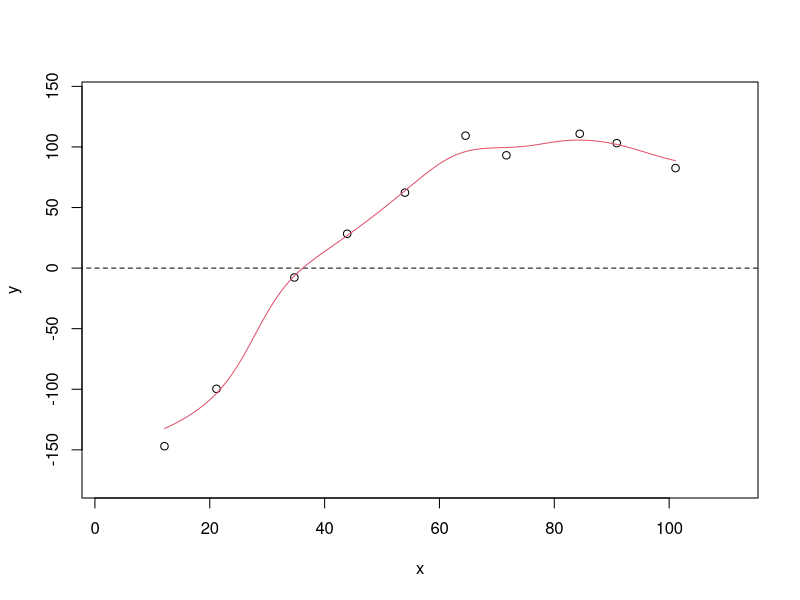

Source code (R):
#Lets look at Kernel Regression.  Let us assume for the time
#being that we will have one predictor x and one response y.
#Multivariate kernel smoothing is a different monster all together
#So we will limit ourself to the univariate analysis

#For a pre-determined value of h, we are going
#To estimate y = f^(x,h) using kernel smoothing.
#Recall that f need not have functional form

x = seq(10,100,by=10) + runif(10,0,5)
y = -.05*(x-52.5)^2 + 3*x - 100 + rnorm(10,0,20)
plot(x,y,xlim=c(min(x)-10,max(x)+10),ylim=c(min(y)-30,max(y)+30))
lines(c(min(x)-15,max(x)+15),c(0,0),lty=2)

#As mentioned in class the choice of kernel
#is far less important than the bandwidth selection
#Before we get into bandwidth selection, let us
#Assume a Gaussian (normal) kernel with h = 10
#The following code is used to illustrate how Kernel
#Regression works

#see cv section below
h=6.95

#Coding note.  x1 are user defined values we want to input to the model
#For now, x1 goes from smallest to largest x in small increments for plotting
#y1 is what you get out of the model when you plug in x1

x1 = seq(min(x),max(x),by=(max(x)-min(x))/99)
y1 = rep(0,100)
for(i in 1:100){
	y1[i] = sum(exp(-.5*((x1[i]-x)/h)^2)*y)/sum(exp(-.5*((x1[i]-x)/h)^2))
}

lines(x1,y1,col=2)

#What if I wanted my original residuals?  now, x1 = x.  

x1 = x
y1 = rep(0,length(x1))
for(i in 1:length(x1)){
	y1[i] = sum(exp(-.5*((x1[i]-x)/h)^2)*y)/sum(exp(-.5*((x1[i]-x)/h)^2))
}
resid = y - y1

#What if I want to predict y when x = 65

x1 = 65
y1 = rep(0,length(x1))
for(i in 1:length(x1)){
	y1[i] = sum(exp(-.5*((x1[i]-x)/h)^2)*y)/sum(exp(-.5*((x1[i]-x)/h)^2))
}
y1

#How do I pick h?

#Cross validation, leave one out.

data = data.frame(x,y)
n = length(x)

CV = function(h){
	SSR = 0
	for(i in 1:n){
		y1 = sum(exp(-.5*((x[i]-x[-i])/h)^2)*y[-i])/sum(exp(-.5*((x[i]-x[-i])/h)^2))
		resid = y[i] - y1
		SSR = SSR + resid^2
	}
	SSR
}

h=optim(1,CV)$par








